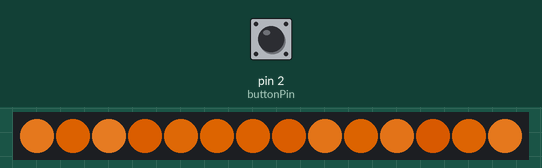
This sketch was run on a simulated Arduino Uno, built with avr-gcc and run on an emulated ATmega328P. Parts: 14 RGB LEDs in strip order, left to right. The test bench sets the inputs (shaded band); at power-on: pin 2 (buttonPin) LOW. Dim RGB values are drawn brighter than linear; random numbers use the default seed unless the sketch sets one; what the sketch prints to the serial monitor is not drawn.

Above: at 1.27 s.
1.3 s: pin 2 (buttonPin) pulled HIGH for 0.15 s
At 2.44 s:
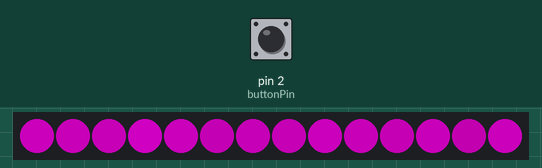
3.2 s: pin 2 (buttonPin) pulled HIGH for 1 s
At 3.3 s:
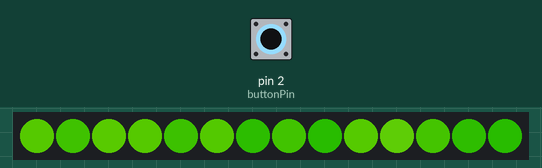
5.7 s: pin 2 (buttonPin) pulled HIGH for 0.15 s
At 6.13 s:
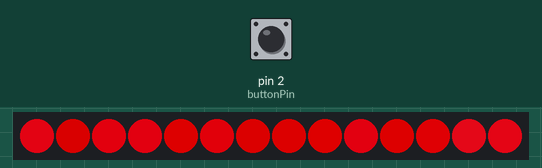

The sketch:

Fire_pumkin_Leds_2018.ino
```cpp
#include <Adafruit_NeoPixel.h>
#ifdef __AVR__
  #include <avr/power.h>
#endif

#define PIN 0

//  The overall fire brightness
//  (this can affect both color levels and power consumption)
int brightness = 200;

struct RGB {
  byte r;
  byte g;
  byte b;
};

//  The flame color array (the first is the default):
RGB flameColors[] = {
  { 226, 121, 35},  // Orange flame
  { 158, 8, 148},   // Purple flame
  { 74, 150, 12},   // Green flame
  { 226, 15, 30}    // Red flame
  };

//  Number of flame colors
int NUMBER_OF_COLORS = sizeof(flameColors) / sizeof(RGB);

//  Tracks the current color
int currentColorIndex = 0;

//  The button pin
const int buttonPin = 2;

//  Variable for reading the pushbutton status
int buttonState = 0;

//  Tracking if it's ok to shift colors or not
bool okToChangeColors = false;

// Parameter 1 = number of pixels in strip
// Parameter 2 = Arduino pin number (most are valid)
// Parameter 3 = pixel type flags, add together as needed:
//   NEO_KHZ800  800 KHz bitstream (most NeoPixel products w/WS2812 LEDs)
//   NEO_KHZ400  400 KHz (classic 'v1' (not v2) FLORA pixels, WS2811 drivers)
//   NEO_GRB     Pixels are wired for GRB bitstream (most NeoPixel products)
//   NEO_RGB     Pixels are wired for RGB bitstream (v1 FLORA pixels, not v2)
Adafruit_NeoPixel strip = Adafruit_NeoPixel(14, PIN, NEO_GRB + NEO_KHZ800);

// IMPORTANT: To reduce NeoPixel burnout risk, add 1000 uF capacitor across
// pixel power leads, add 300 - 500 Ohm resistor on first pixel's data input
// and minimize distance between Arduino and first pixel.  Avoid connecting
// on a live circuit...if you must, connect GND first.
// For the ultimate NeoPixel guide, check out:
// https://learn.adafruit.com/adafruit-neopixel-uberguide/overview

void setup() {
  Serial.begin(9600);
  Serial.print(NUMBER_OF_COLORS);

  strip.begin();
  strip.setBrightness(brightness);
  strip.show(); // Initialize all pixels to 'off'

  // initialize the pushbutton pin as an input:
  pinMode(buttonPin, INPUT);
}

void loop() {
  //  Get the current colors based on the color index:
  RGB currentColor = flameColors[currentColorIndex];

  // read the state of the pushbutton value:
  buttonState = digitalRead(buttonPin);

  //  Button is being pressed and it's OK to change colors:
  if (buttonState == HIGH) {
    if(okToChangeColors){
      okToChangeColors = false;

      //  Shift to another color flame:
      if(currentColorIndex < (NUMBER_OF_COLORS - 1)){
        currentColorIndex++;
      } else {
        currentColorIndex = 0;
      }
    }
  }
  else {
    okToChangeColors = true;
  }

  //  Flicker, based on our initial RGB values
  for(int i=0; i<strip.numPixels(); i++) {
    int flicker = random(0,55);
    int r1 = currentColor.r-flicker;
    int g1 = currentColor.g-flicker;
    int b1 = currentColor.b-flicker;
    if(g1<0) g1=0;
    if(r1<0) r1=0;
    if(b1<0) b1=0;
    strip.setPixelColor(i,r1,g1, b1);
  }
  strip.show();

  //  Adjust the delay here, if you'd like.  Right now, it randomizes the
  //  color switch delay to give a sense of realism
  delay(random(10,113));
}
```
